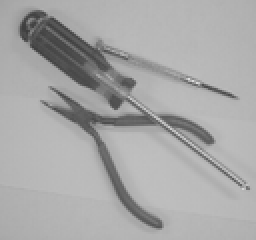
%> input picture HW2/tools.pgm, 128 x 120 px, shrunk from 358 x 336 before the run (shown 2 times larger)
$ octave Hw2.m   (GNU Octave 9; MATLAB toolbox functions it lacks are replaced by stand-ins)
%> lines starting %> are read from the running program, lines starting %| are printed output that depends on the picture
### HW2/myhist.m
function [ hist_norm,hist ] = myhist( image_name )
%> called with image_name = 'tools.pgm'
%hist_norm returns normalized histgram
%hist returns histgram
p1=imread(image_name);
%> p1 is the input picture: size 120x128 uint8; min 61, max 221, mean 167.5

hist=zeros(256,1);%creat a vector to store histgram
for i=1:size(p1,1)
    for j=1:size(p1,2)
        for inten_val=0:255
            if p1(i,j)==inten_val
                hist(inten_val)=hist(inten_val)+1;
                break
            end
        end
    end
end
%> after the loop, hist = 256 values, max 1134 at index 182, min 0 at index 1, mean 60
figure();
hist_norm=hist/(size(p1,1)*size(p1,2));
%> hist_norm = 256 values, max 0.0738 at index 182, min 0 at index 1, mean 0.00391
bar(1:1:256,hist_norm,0.4)
xlabel('Intensity level')
ylabel('Probability')
title('Normalized Histogram')
end

### HW2/myhisteq.m
function [ histeq_norm ] = myhisteq( image_name )
%UNTITLED4 此处显示有关此函数的摘要
%   此处显示详细说明
%% Generate normalized histgram
p1=imread(image_name);
hist=zeros(256,1);%creat a vector to store histgram
for i=1:size(p1,1)
    for j=1:size(p1,2)
        for inten_val=0:255
            if p1(i,j)==inten_val
                hist(inten_val)=hist(inten_val)+1;
                break
            end
        end
    end
end
figure();
hist_norm=hist/(size(p1,1)*size(p1,2));
bar(1:1:256,hist_norm,0.4)
xlabel('Intensity level')
ylabel('Probability')
title('Normalized Histogram')
%% Generate normalized equalized histgram
histeq_temp=zeros(size(hist_norm,1),1);
histeq=zeros(size(hist_norm,1),1);
temp=0;
for i=1:size(histeq_temp,1) %computer the transform function
    temp=temp+hist_norm(i);
    histeq_temp(i)=(size(histeq_temp,1)-1)*temp;
end

for i=1:size(histeq_temp,1) %round the transform function
    histeq_temp(i)=round(histeq_temp(i));
end

histeq_temp=[histeq_temp;histeq_temp(size(histeq_temp,1))+1];
temparr=zeros(size(hist_norm,1),1);

for i=2:size(histeq_temp,1) %computer equalized histgram
    if histeq_temp(i-1)==histeq_temp(i)
        temparr(i-1)=hist(i-1);
        temparr(i)=hist(i);
    end
    if  histeq_temp(i-1)~= histeq_temp(i)
         histeq(histeq_temp(i-1)+1)=sum(temparr);
         temparr=0*temparr;
    end
end
for i=2:size(histeq_temp,1)-1 %computer equalized histgram
    if histeq_temp(i-1)~= histeq_temp(i) && histeq_temp(i)~= histeq_temp(i+1)
        histeq(histeq_temp(i)+1)=hist(i);
    end
end

histeq_norm=histeq/(size(p1,1)*size(p1,2));
figure();
bar(1:1:256,histeq_norm)
xlabel('sk')
ylabel('Probability of sk')
title('Normalized Equalized Histogram')

### HW2/myquantize.m
function [quant_output] = myquantize(image_name,quant_num)
%UNTITLED2 Quantilized the image with the scale value quant_num
%
quan_lev=8;
p1=imread(image_name);
row=size(p1,1);
col=size(p1,2);
quant_output=zeros(row,col);
%% Quantilize image
% a) scan every pixel in original image
% b) group every pixel into the grayscale group;eg when quant_num=8;
% i(x,y)=30, then i(x,y) should be group 1;
% c) The quantilized gray intensity of each pixel is the pixel's grayscale group
% number multiply the maximmun gray intensity of it's group. e.g. apply
% example in b) the quantilized gray intensity is group number(1)*32, as we
% have 8 gray scale, each 32 gray intensity makes up on group.
for i=1:row
    for j=1:col
        quant_output(i,j)=round(p1(i,j)/(256/quant_num))*(256/quant_num);
    end
end
quant_output=uint8(quant_output);
%% display quantilized image
figure();
imshow(quant_output)
title([image_name,' gray level ',num2str(quant_num)])
end

### HW2/Hw2.m
[hist_norm,hist]=myhist('tools.pgm');% display normalized histogram
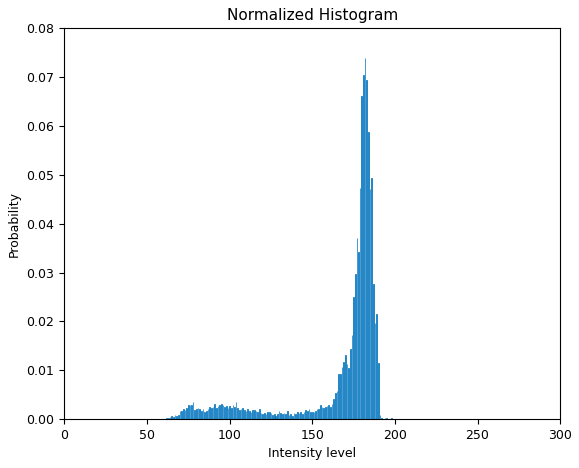
%> figure redrawn from the program's plot data; tallest bar 0.0738 high, from x = 181.8 to 182.2
[ histeq_norm ] = myhisteq( 'tools.pgm' );% display normalized equalized histogram
%> after the loop in myhisteq, `for i=1:size(histeq_temp,1)`: histeq_temp = 256 values from 0 to 255; temp = 1
%> in myhisteq, `histeq_temp=[histeq_temp;histeq_temp(size(histeq_temp,1))+1];`: histeq_temp = 257 values from 0 to 256
%> after the loop in myhisteq, `for i=2:size(histeq_temp,1)`: histeq = 256 values, max 93 at index 18, min 0 at index 4, mean 9.36; temparr = 256 values from 0 to 0
%> after the loop in myhisteq, `for i=2:size(histeq_temp,1)-1`: histeq = 256 values, max 1134 at index 178, min 0 at index 50, mean 60
%> in myhisteq, `histeq_norm=histeq/(size(p1,1)*size(p1,2));`: histeq_norm = 256 values, max 0.0738 at index 178, min 0 at index 50, mean 0.00391
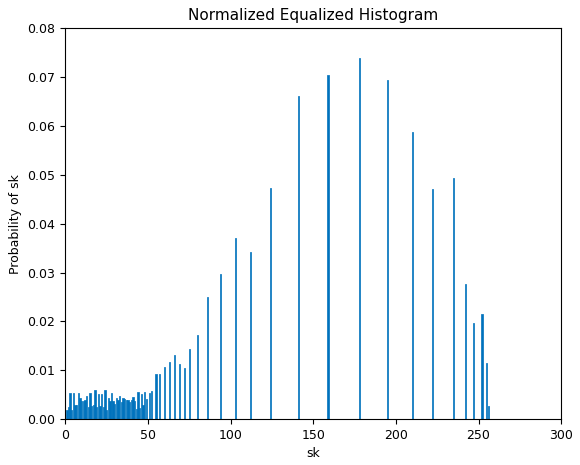
%> figure redrawn from the program's plot data; tallest bar 0.0738 high, from x = 177.6 to 178.4
[quant_output] = myquantize( 'tools.pgm',8 );%display quantilized image
